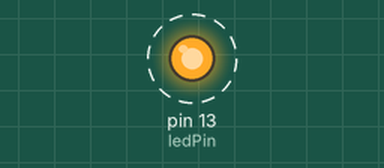
Bench run of a sketch on a simulated Arduino Nano, built with avr-gcc and run on an emulated ATmega328P. On the bench: output pins drawn as LEDs (lit = HIGH). Dashed ring = blinking.

Above: at 0.4 s.
Timing chart, 0 to 4.6 s (numbered marks = the images above):
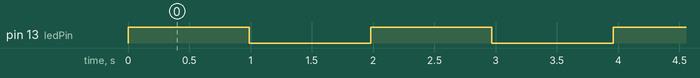

Measured:
- by itself, pin 13 (ledPin): alternates HIGH for 0.99 s and LOW for 0.99 s

The sketch:

FreeRTOS_Blink_Code.ino
```cpp
#include <Arduino_FreeRTOS.h>

// Define LED pin
const int ledPin = 13;  // Onboard LED pin on Arduino Nano

// Function prototypes
void TaskBlink(void *pvParameters);

void setup() {
  // Initialize the LED pin as an output
  pinMode(ledPin, OUTPUT);

  // Create the Blink task
  xTaskCreate(
    TaskBlink,       // Task function
    "Blink",         // Name of the task
    128,             // Stack size (bytes)
    NULL,            // Parameter to pass
    1,               // Task priority
    NULL             // Task handle
  );

  // Start the scheduler
  vTaskStartScheduler();
}

void loop() {
  // Empty. Tasks are running in FreeRTOS.
}

void TaskBlink(void *pvParameters) {
  (void) pvParameters;

  // Task loop
  for (;;) {
    digitalWrite(ledPin, HIGH);  // Turn the LED on
    vTaskDelay(1000 / portTICK_PERIOD_MS); // Wait for 1000 ms (1 second)
    digitalWrite(ledPin, LOW);   // Turn the LED off
    vTaskDelay(1000 / portTICK_PERIOD_MS); // Wait for 1000 ms (1 second)
  }
}
```
